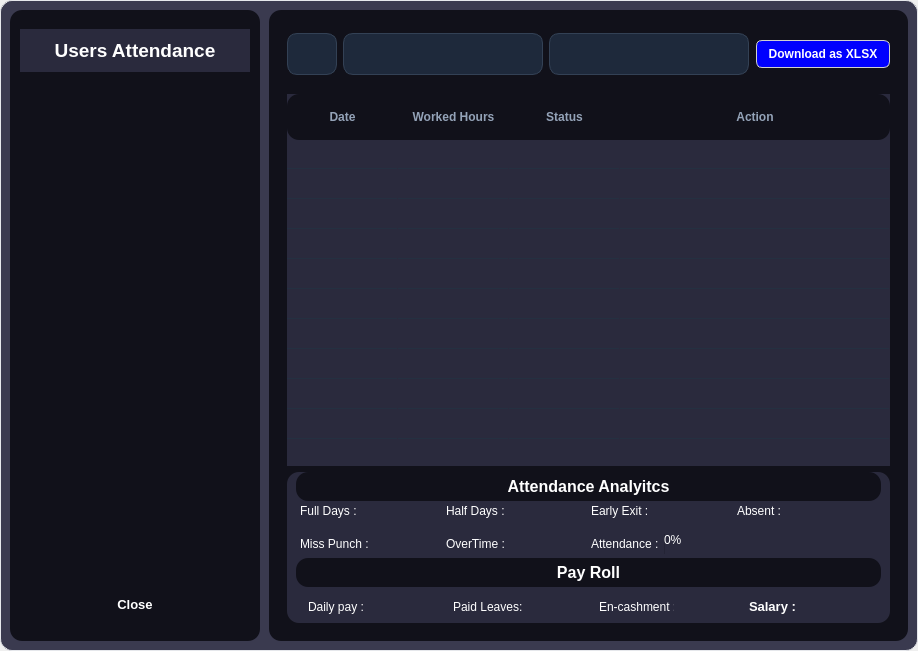
<?xml version="1.0" encoding="UTF-8"?>
<ui version="4.0">
 <class>user_root</class>
 <widget class="QWidget" name="user_root">
  <property name="enabled">
   <bool>true</bool>
  </property>
  <property name="geometry">
   <rect>
    <x>0</x>
    <y>0</y>
    <width>918</width>
    <height>651</height>
   </rect>
  </property>
  <property name="sizePolicy">
   <sizepolicy hsizetype="Expanding" vsizetype="Expanding">
    <horstretch>0</horstretch>
    <verstretch>0</verstretch>
   </sizepolicy>
  </property>
  <property name="maximumSize">
   <size>
    <width>16777215</width>
    <height>16777215</height>
   </size>
  </property>
  <property name="windowTitle">
   <string>Attendance </string>
  </property>
  <property name="windowIcon">
   <iconset>
    <normaloff>flip_to_front_60dp_75FB4C_FILL0_wght100_GRAD200_opsz48.png</normaloff>flip_to_front_60dp_75FB4C_FILL0_wght100_GRAD200_opsz48.png</iconset>
  </property>
  <property name="styleSheet">
   <string notr="true">
QLineEdit {
    background-color: #3a3a4f;
    border: 1px solid #555;
    border-radius: 6px;
    padding: 0px;
    color: white;
}

QLineEdit:focus {
    border: 1px solid #4da3ff;
}

QPushButton {
    background-color: #4da3ff;
    border-radius: 6px;
    padding: 8px;
    font-weight: bold;
    color: white;
}

QPushButton:hover {
    background-color: #6db5ff;
}

QPushButton:pressed {
    background-color: #2d7fd3;
}

</string>
  </property>
  <layout class="QHBoxLayout" name="horizontalLayout">
   <property name="spacing">
    <number>0</number>
   </property>
   <property name="leftMargin">
    <number>0</number>
   </property>
   <property name="topMargin">
    <number>0</number>
   </property>
   <property name="rightMargin">
    <number>0</number>
   </property>
   <property name="bottomMargin">
    <number>0</number>
   </property>
   <item>
    <widget class="QFrame" name="frame">
     <property name="sizePolicy">
      <sizepolicy hsizetype="Expanding" vsizetype="Expanding">
       <horstretch>0</horstretch>
       <verstretch>0</verstretch>
      </sizepolicy>
     </property>
     <property name="styleSheet">
      <string notr="true">
background-color: #3a3a4f;
    border-radius: 12px;
    border: 1px solid #E5E7EB;

</string>
     </property>
     <property name="frameShape">
      <enum>QFrame::StyledPanel</enum>
     </property>
     <property name="frameShadow">
      <enum>QFrame::Raised</enum>
     </property>
     <layout class="QHBoxLayout" name="horizontalLayout_5" stretch="0">
      <property name="spacing">
       <number>9</number>
      </property>
      <property name="leftMargin">
       <number>9</number>
      </property>
      <property name="topMargin">
       <number>9</number>
      </property>
      <property name="rightMargin">
       <number>9</number>
      </property>
      <property name="bottomMargin">
       <number>9</number>
      </property>
      <item>
       <layout class="QHBoxLayout" name="horizontalLayout_4">
        <item>
         <widget class="QFrame" name="sidebar">
          <property name="minimumSize">
           <size>
            <width>250</width>
            <height>0</height>
           </size>
          </property>
          <property name="maximumSize">
           <size>
            <width>250</width>
            <height>16777215</height>
           </size>
          </property>
          <property name="styleSheet">
           <string notr="true">
       background-color: #11111a;
       color: white;
       padding: 10px;
border :1px;
      </string>
          </property>
          <layout class="QVBoxLayout" name="verticalLayout_2">
           <property name="leftMargin">
            <number>0</number>
           </property>
           <property name="rightMargin">
            <number>0</number>
           </property>
           <item>
            <widget class="QLabel" name="app_name">
             <property name="styleSheet">
              <string notr="true">
          font-size: 14pt;
          font-weight: bold;
          border-color : #11111a;
border-radius : 0px;

 background-color: #2a2a3d;
         </string>
             </property>
             <property name="text">
              <string>Users Attendance</string>
             </property>
             <property name="alignment">
              <set>Qt::AlignCenter</set>
             </property>
            </widget>
           </item>
           <item>
            <widget class="QScrollArea" name="scrollArea">
             <property name="enabled">
              <bool>true</bool>
             </property>
             <property name="styleSheet">
              <string notr="true">border-color : #11111a;
background-color: #11111a;
padding-0px;
</string>
             </property>
             <property name="widgetResizable">
              <bool>true</bool>
             </property>
             <property name="alignment">
              <set>Qt::AlignLeading|Qt::AlignLeft|Qt::AlignTop</set>
             </property>
             <widget class="QWidget" name="scrollAreaWidgetContents">
              <property name="geometry">
               <rect>
                <x>0</x>
                <y>0</y>
                <width>210</width>
                <height>475</height>
               </rect>
              </property>
              <property name="styleSheet">
               <string notr="true">QRadioButton {
    background-color: #11111a;
    color: #CBD5E1;
    spacing: 12px;
    padding: 12px 14px;
    border-radius: 10px;
    font-size: 13px;
    font-weight: 500;
}

QRadioButton:hover {
    background-color: #1E293B;
    color: white;
}
QRadioButton:checked {
    background-color: #1E293B;
    color: white;
}

QRadioButton::indicator {
    width: 8px;
    height: 8px;
    border-radius: 8px;
    border: 2px solid #black;
    background-color: transparent;
}

QRadioButton::indicator:checked {
background-color: #22C55E;
border: 2px solid #86EFAC;
border-radius: 6px;
}

QRadioButton::indicator:hover {
    border: 2px solid #818CF8;
}</string>
              </property>
              <layout class="QVBoxLayout" name="verticalLayout">
               <item>
                <spacer name="verticalSpacer">
                 <property name="orientation">
                  <enum>Qt::Vertical</enum>
                 </property>
                 <property name="sizeHint" stdset="0">
                  <size>
                   <width>20</width>
                   <height>40</height>
                  </size>
                 </property>
                </spacer>
               </item>
              </layout>
             </widget>
            </widget>
           </item>
           <item>
            <widget class="QPushButton" name="btn_cancel">
             <property name="styleSheet">
              <string notr="true">        
QPushButton {
    background-color: #11111a;
    color: white;
    border: none;
    border-radius: 8px;
    padding: 10px 16px;
    font-size: 13px;
    font-weight: 600;
}

QPushButton:hover {
    background-color: #B91C1C;
}

QPushButton:pressed {
    background-color: #991B1B;
}
</string>
             </property>
             <property name="text">
              <string>Close</string>
             </property>
            </widget>
           </item>
          </layout>
         </widget>
        </item>
        <item>
         <widget class="QFrame" name="frame_3">
          <property name="styleSheet">
           <string notr="true">  background-color: #11111a;
       color: white;
border :1px;</string>
          </property>
          <property name="frameShape">
           <enum>QFrame::StyledPanel</enum>
          </property>
          <property name="frameShadow">
           <enum>QFrame::Raised</enum>
          </property>
          <layout class="QVBoxLayout" name="verticalLayout_3">
           <item>
            <widget class="QFrame" name="frame_2">
             <property name="minimumSize">
              <size>
               <width>0</width>
               <height>60</height>
              </size>
             </property>
             <property name="maximumSize">
              <size>
               <width>16777215</width>
               <height>50</height>
              </size>
             </property>
             <property name="styleSheet">
              <string notr="true">QFrame {
border-color : #11111a;
}
QLabel {
    background-color: #1E293B;
    border: 1px solid #334155;
    border-radius: 10px;
    padding: 10px 14px;
    color: white;
}

QLabel:focus {
    border: 1px solid #6366F1;
}
</string>
             </property>
             <property name="frameShape">
              <enum>QFrame::StyledPanel</enum>
             </property>
             <property name="frameShadow">
              <enum>QFrame::Raised</enum>
             </property>
             <layout class="QHBoxLayout" name="horizontalLayout_2">
              <item>
               <widget class="QLabel" name="user_id">
                <property name="minimumSize">
                 <size>
                  <width>50</width>
                  <height>0</height>
                 </size>
                </property>
                <property name="font">
                 <font>
                  <pointsize>12</pointsize>
                  <bold>true</bold>
                 </font>
                </property>
                <property name="styleSheet">
                 <string notr="true">border-0px;</string>
                </property>
                <property name="text">
                 <string/>
                </property>
               </widget>
              </item>
              <item>
               <widget class="QLabel" name="user_name">
                <property name="minimumSize">
                 <size>
                  <width>200</width>
                  <height>0</height>
                 </size>
                </property>
                <property name="font">
                 <font>
                  <pointsize>12</pointsize>
                  <bold>true</bold>
                 </font>
                </property>
                <property name="text">
                 <string/>
                </property>
               </widget>
              </item>
              <item>
               <widget class="QLabel" name="from_to">
                <property name="minimumSize">
                 <size>
                  <width>200</width>
                  <height>0</height>
                 </size>
                </property>
                <property name="font">
                 <font>
                  <pointsize>10</pointsize>
                 </font>
                </property>
                <property name="text">
                 <string/>
                </property>
               </widget>
              </item>
              <item>
               <spacer name="horizontalSpacer">
                <property name="orientation">
                 <enum>Qt::Horizontal</enum>
                </property>
                <property name="sizeHint" stdset="0">
                 <size>
                  <width>2</width>
                  <height>17</height>
                 </size>
                </property>
               </spacer>
              </item>
              <item>
               <widget class="QPushButton" name="Save_button">
                <property name="minimumSize">
                 <size>
                  <width>130</width>
                  <height>0</height>
                 </size>
                </property>
                <property name="styleSheet">
                 <string notr="true">QPushButton {
	background-color: blue;
    border: 1px solid #d0d0d0;
    color: #555;
    border-radius: 6px;
    padding: 6px 12px;
	color : white;
    
}

QPushButton:hover {
   
    border: 1px solid #c0c0c0;
	 background-color: lightgreen;
	color : black;
}

QPushButton:pressed {
    background-color: #dcdcdc;
}

</string>
                </property>
                <property name="text">
                 <string>Download as XLSX</string>
                </property>
               </widget>
              </item>
             </layout>
            </widget>
           </item>
           <item>
            <widget class="QScrollArea" name="scrollArea_2">
             <property name="widgetResizable">
              <bool>true</bool>
             </property>
             <widget class="QWidget" name="scrollAreaWidgetContents_2">
              <property name="geometry">
               <rect>
                <x>0</x>
                <y>0</y>
                <width>622</width>
                <height>545</height>
               </rect>
              </property>
              <layout class="QVBoxLayout" name="verticalLayout_5">
               <item>
                <widget class="QTableWidget" name="attendance_table">
                 <property name="styleSheet">
                  <string notr="true">
QTableWidget {
     background-color: #2a2a3d;
    alternate-background-color: #243041;
    color: #E5E7EB;
    border-radius : 0px;
    gridline-color: transparent;
    selection-background-color: #4F46E5;
    selection-color: white;
    font-size: 13px;
}

QTableWidget::item {
    padding: 12px;
    border-bottom: 1px solid #243041;
}

QTableWidget::item:hover {
    border-color: red;
}

QHeaderView::section {
    background-color: transparent;
    color: #94A3B8;
    padding: 14px;
    border-radius :0px;
    font-size: 12px;
    font-weight: 600;
}

QTableCornerButton::section {
    background: transparent;
    border: none;
}

QTableWidget:focus {
    outline: none;
}

QTableWidget::item:selected {
    background-color: #312E81;
    color: white;
}

</string>
                 </property>
                 <property name="verticalScrollBarPolicy">
                  <enum>Qt::ScrollBarAlwaysOff</enum>
                 </property>
                 <property name="sizeAdjustPolicy">
                  <enum>QAbstractScrollArea::AdjustToContents</enum>
                 </property>
                 <property name="autoScroll">
                  <bool>false</bool>
                 </property>
                 <property name="selectionBehavior">
                  <enum>QAbstractItemView::SelectRows</enum>
                 </property>
                 <property name="sortingEnabled">
                  <bool>true</bool>
                 </property>
                 <property name="rowCount">
                  <number>100</number>
                 </property>
                 <property name="columnCount">
                  <number>4</number>
                 </property>
                 <attribute name="horizontalHeaderVisible">
                  <bool>true</bool>
                 </attribute>
                 <attribute name="horizontalHeaderCascadingSectionResizes">
                  <bool>false</bool>
                 </attribute>
                 <attribute name="horizontalHeaderMinimumSectionSize">
                  <number>40</number>
                 </attribute>
                 <attribute name="horizontalHeaderDefaultSectionSize">
                  <number>111</number>
                 </attribute>
                 <attribute name="horizontalHeaderStretchLastSection">
                  <bool>true</bool>
                 </attribute>
                 <attribute name="verticalHeaderVisible">
                  <bool>false</bool>
                 </attribute>
                 <attribute name="verticalHeaderStretchLastSection">
                  <bool>false</bool>
                 </attribute>
                 <row/>
                 <row/>
                 <row/>
                 <row/>
                 <row/>
                 <row/>
                 <row/>
                 <row/>
                 <row/>
                 <row/>
                 <row/>
                 <row/>
                 <row/>
                 <row/>
                 <row/>
                 <row/>
                 <row/>
                 <row/>
                 <row/>
                 <row/>
                 <row/>
                 <row/>
                 <row/>
                 <row/>
                 <row/>
                 <row/>
                 <row/>
                 <row/>
                 <row/>
                 <row/>
                 <row/>
                 <row/>
                 <row/>
                 <row/>
                 <row/>
                 <row/>
                 <row/>
                 <row/>
                 <row/>
                 <row/>
                 <row/>
                 <row/>
                 <row/>
                 <row/>
                 <row/>
                 <row/>
                 <row/>
                 <row/>
                 <row/>
                 <row/>
                 <row/>
                 <row/>
                 <row/>
                 <row/>
                 <row/>
                 <row/>
                 <row/>
                 <row/>
                 <row/>
                 <row/>
                 <row/>
                 <row/>
                 <row/>
                 <row/>
                 <row/>
                 <row/>
                 <row/>
                 <row/>
                 <row/>
                 <row/>
                 <row/>
                 <row/>
                 <row/>
                 <row/>
                 <row/>
                 <row/>
                 <row/>
                 <row/>
                 <row/>
                 <row/>
                 <row/>
                 <row/>
                 <row/>
                 <row/>
                 <row/>
                 <row/>
                 <row/>
                 <row/>
                 <row/>
                 <row/>
                 <row/>
                 <row/>
                 <row/>
                 <row/>
                 <row/>
                 <row/>
                 <row/>
                 <row/>
                 <row/>
                 <row/>
                 <column>
                  <property name="text">
                   <string>Date</string>
                  </property>
                 </column>
                 <column>
                  <property name="text">
                   <string>Worked Hours</string>
                  </property>
                 </column>
                 <column>
                  <property name="text">
                   <string>Status</string>
                  </property>
                 </column>
                 <column>
                  <property name="text">
                   <string>Action</string>
                  </property>
                 </column>
                </widget>
               </item>
               <item>
                <spacer name="verticalSpacer_2">
                 <property name="orientation">
                  <enum>Qt::Vertical</enum>
                 </property>
                 <property name="sizeHint" stdset="0">
                  <size>
                   <width>20</width>
                   <height>40</height>
                  </size>
                 </property>
                </spacer>
               </item>
               <item>
                <widget class="QFrame" name="overview">
                 <property name="minimumSize">
                  <size>
                   <width>0</width>
                   <height>151</height>
                  </size>
                 </property>
                 <property name="maximumSize">
                  <size>
                   <width>16777215</width>
                   <height>150</height>
                  </size>
                 </property>
                 <property name="styleSheet">
                  <string notr="true">border : none;
 background-color: #2a2a3d;</string>
                 </property>
                 <property name="frameShape">
                  <enum>QFrame::StyledPanel</enum>
                 </property>
                 <property name="frameShadow">
                  <enum>QFrame::Raised</enum>
                 </property>
                 <layout class="QVBoxLayout" name="verticalLayout_4">
                  <property name="spacing">
                   <number>3</number>
                  </property>
                  <property name="topMargin">
                   <number>0</number>
                  </property>
                  <property name="bottomMargin">
                   <number>0</number>
                  </property>
                  <item>
                   <widget class="QLabel" name="label_20">
                    <property name="maximumSize">
                     <size>
                      <width>16777215</width>
                      <height>40</height>
                     </size>
                    </property>
                    <property name="font">
                     <font>
                      <pointsize>12</pointsize>
                      <bold>true</bold>
                     </font>
                    </property>
                    <property name="layoutDirection">
                     <enum>Qt::LeftToRight</enum>
                    </property>
                    <property name="styleSheet">
                     <string notr="true">background-color :#11111a;</string>
                    </property>
                    <property name="text">
                     <string>Attendance Analyitcs</string>
                    </property>
                    <property name="alignment">
                     <set>Qt::AlignCenter</set>
                    </property>
                   </widget>
                  </item>
                  <item>
                   <widget class="QFrame" name="frame_4">
                    <property name="frameShape">
                     <enum>QFrame::StyledPanel</enum>
                    </property>
                    <property name="frameShadow">
                     <enum>QFrame::Raised</enum>
                    </property>
                    <layout class="QGridLayout" name="gridLayout">
                     <property name="leftMargin">
                      <number>4</number>
                     </property>
                     <property name="topMargin">
                      <number>0</number>
                     </property>
                     <property name="rightMargin">
                      <number>0</number>
                     </property>
                     <property name="bottomMargin">
                      <number>0</number>
                     </property>
                     <property name="horizontalSpacing">
                      <number>1</number>
                     </property>
                     <property name="verticalSpacing">
                      <number>15</number>
                     </property>
                     <item row="0" column="0">
                      <widget class="QLabel" name="label_9">
                       <property name="minimumSize">
                        <size>
                         <width>0</width>
                         <height>0</height>
                        </size>
                       </property>
                       <property name="maximumSize">
                        <size>
                         <width>16777215</width>
                         <height>16777215</height>
                        </size>
                       </property>
                       <property name="text">
                        <string>Full Days :</string>
                       </property>
                       <property name="alignment">
                        <set>Qt::AlignLeading|Qt::AlignLeft|Qt::AlignVCenter</set>
                       </property>
                      </widget>
                     </item>
                     <item row="0" column="1">
                      <widget class="QLabel" name="present_days">
                       <property name="minimumSize">
                        <size>
                         <width>0</width>
                         <height>0</height>
                        </size>
                       </property>
                       <property name="maximumSize">
                        <size>
                         <width>16777215</width>
                         <height>16777215</height>
                        </size>
                       </property>
                       <property name="text">
                        <string/>
                       </property>
                       <property name="alignment">
                        <set>Qt::AlignLeading|Qt::AlignLeft|Qt::AlignVCenter</set>
                       </property>
                      </widget>
                     </item>
                     <item row="0" column="2">
                      <widget class="QLabel" name="label_8">
                       <property name="minimumSize">
                        <size>
                         <width>0</width>
                         <height>0</height>
                        </size>
                       </property>
                       <property name="maximumSize">
                        <size>
                         <width>16777215</width>
                         <height>16777215</height>
                        </size>
                       </property>
                       <property name="text">
                        <string>Half Days :</string>
                       </property>
                       <property name="alignment">
                        <set>Qt::AlignLeading|Qt::AlignLeft|Qt::AlignVCenter</set>
                       </property>
                      </widget>
                     </item>
                     <item row="0" column="4">
                      <widget class="QLabel" name="half_days">
                       <property name="minimumSize">
                        <size>
                         <width>0</width>
                         <height>0</height>
                        </size>
                       </property>
                       <property name="maximumSize">
                        <size>
                         <width>16777215</width>
                         <height>16777215</height>
                        </size>
                       </property>
                       <property name="text">
                        <string/>
                       </property>
                       <property name="alignment">
                        <set>Qt::AlignLeading|Qt::AlignLeft|Qt::AlignVCenter</set>
                       </property>
                      </widget>
                     </item>
                     <item row="0" column="5">
                      <widget class="QLabel" name="label_5">
                       <property name="minimumSize">
                        <size>
                         <width>0</width>
                         <height>0</height>
                        </size>
                       </property>
                       <property name="maximumSize">
                        <size>
                         <width>16777215</width>
                         <height>16777215</height>
                        </size>
                       </property>
                       <property name="text">
                        <string>Early Exit :</string>
                       </property>
                       <property name="alignment">
                        <set>Qt::AlignLeading|Qt::AlignLeft|Qt::AlignVCenter</set>
                       </property>
                      </widget>
                     </item>
                     <item row="0" column="6">
                      <widget class="QLabel" name="early_exit">
                       <property name="minimumSize">
                        <size>
                         <width>0</width>
                         <height>0</height>
                        </size>
                       </property>
                       <property name="maximumSize">
                        <size>
                         <width>16777215</width>
                         <height>16777215</height>
                        </size>
                       </property>
                       <property name="text">
                        <string/>
                       </property>
                       <property name="alignment">
                        <set>Qt::AlignLeading|Qt::AlignLeft|Qt::AlignVCenter</set>
                       </property>
                      </widget>
                     </item>
                     <item row="1" column="0">
                      <widget class="QLabel" name="label_24">
                       <property name="minimumSize">
                        <size>
                         <width>0</width>
                         <height>0</height>
                        </size>
                       </property>
                       <property name="maximumSize">
                        <size>
                         <width>16777215</width>
                         <height>16777215</height>
                        </size>
                       </property>
                       <property name="text">
                        <string>Miss Punch :</string>
                       </property>
                       <property name="alignment">
                        <set>Qt::AlignLeading|Qt::AlignLeft|Qt::AlignVCenter</set>
                       </property>
                      </widget>
                     </item>
                     <item row="0" column="7">
                      <widget class="QLabel" name="label_25">
                       <property name="minimumSize">
                        <size>
                         <width>0</width>
                         <height>0</height>
                        </size>
                       </property>
                       <property name="maximumSize">
                        <size>
                         <width>16777215</width>
                         <height>16777215</height>
                        </size>
                       </property>
                       <property name="text">
                        <string>Absent :</string>
                       </property>
                       <property name="alignment">
                        <set>Qt::AlignLeading|Qt::AlignLeft|Qt::AlignVCenter</set>
                       </property>
                      </widget>
                     </item>
                     <item row="0" column="8">
                      <widget class="QLabel" name="absent">
                       <property name="minimumSize">
                        <size>
                         <width>0</width>
                         <height>0</height>
                        </size>
                       </property>
                       <property name="maximumSize">
                        <size>
                         <width>16777215</width>
                         <height>16777215</height>
                        </size>
                       </property>
                       <property name="text">
                        <string/>
                       </property>
                      </widget>
                     </item>
                     <item row="1" column="1">
                      <widget class="QLabel" name="miss_punch">
                       <property name="minimumSize">
                        <size>
                         <width>0</width>
                         <height>0</height>
                        </size>
                       </property>
                       <property name="maximumSize">
                        <size>
                         <width>16777215</width>
                         <height>16777215</height>
                        </size>
                       </property>
                       <property name="text">
                        <string/>
                       </property>
                       <property name="alignment">
                        <set>Qt::AlignLeading|Qt::AlignLeft|Qt::AlignVCenter</set>
                       </property>
                      </widget>
                     </item>
                     <item row="1" column="2">
                      <widget class="QLabel" name="label_10">
                       <property name="minimumSize">
                        <size>
                         <width>0</width>
                         <height>0</height>
                        </size>
                       </property>
                       <property name="maximumSize">
                        <size>
                         <width>16777215</width>
                         <height>16777215</height>
                        </size>
                       </property>
                       <property name="text">
                        <string>OverTime :</string>
                       </property>
                       <property name="alignment">
                        <set>Qt::AlignLeading|Qt::AlignLeft|Qt::AlignVCenter</set>
                       </property>
                      </widget>
                     </item>
                     <item row="1" column="5">
                      <widget class="QLabel" name="label_26">
                       <property name="minimumSize">
                        <size>
                         <width>0</width>
                         <height>0</height>
                        </size>
                       </property>
                       <property name="maximumSize">
                        <size>
                         <width>16777215</width>
                         <height>16777215</height>
                        </size>
                       </property>
                       <property name="text">
                        <string>Attendance :</string>
                       </property>
                       <property name="alignment">
                        <set>Qt::AlignLeading|Qt::AlignLeft|Qt::AlignVCenter</set>
                       </property>
                      </widget>
                     </item>
                     <item row="1" column="6" colspan="3">
                      <widget class="QProgressBar" name="attendance_persentage">
                       <property name="minimumSize">
                        <size>
                         <width>0</width>
                         <height>0</height>
                        </size>
                       </property>
                       <property name="maximumSize">
                        <size>
                         <width>16777215</width>
                         <height>16777215</height>
                        </size>
                       </property>
                       <property name="styleSheet">
                        <string notr="true">border : 10px;</string>
                       </property>
                       <property name="value">
                        <number>0</number>
                       </property>
                       <property name="textVisible">
                        <bool>true</bool>
                       </property>
                       <property name="orientation">
                        <enum>Qt::Horizontal</enum>
                       </property>
                       <property name="invertedAppearance">
                        <bool>false</bool>
                       </property>
                       <property name="textDirection">
                        <enum>QProgressBar::BottomToTop</enum>
                       </property>
                      </widget>
                     </item>
                     <item row="1" column="4">
                      <widget class="QLabel" name="over_time">
                       <property name="minimumSize">
                        <size>
                         <width>0</width>
                         <height>0</height>
                        </size>
                       </property>
                       <property name="maximumSize">
                        <size>
                         <width>16777215</width>
                         <height>16777215</height>
                        </size>
                       </property>
                       <property name="text">
                        <string/>
                       </property>
                       <property name="alignment">
                        <set>Qt::AlignLeading|Qt::AlignLeft|Qt::AlignVCenter</set>
                       </property>
                      </widget>
                     </item>
                    </layout>
                   </widget>
                  </item>
                  <item>
                   <widget class="QLabel" name="lab_payroll">
                    <property name="maximumSize">
                     <size>
                      <width>16777215</width>
                      <height>40</height>
                     </size>
                    </property>
                    <property name="font">
                     <font>
                      <pointsize>12</pointsize>
                      <bold>true</bold>
                     </font>
                    </property>
                    <property name="layoutDirection">
                     <enum>Qt::LeftToRight</enum>
                    </property>
                    <property name="styleSheet">
                     <string notr="true">background-color : #11111a;</string>
                    </property>
                    <property name="text">
                     <string>Pay Roll</string>
                    </property>
                    <property name="alignment">
                     <set>Qt::AlignCenter</set>
                    </property>
                   </widget>
                  </item>
                  <item>
                   <widget class="QFrame" name="payroll_frame">
                    <property name="frameShape">
                     <enum>QFrame::StyledPanel</enum>
                    </property>
                    <property name="frameShadow">
                     <enum>QFrame::Raised</enum>
                    </property>
                    <layout class="QHBoxLayout" name="horizontalLayout_6">
                     <property name="spacing">
                      <number>3</number>
                     </property>
                     <property name="leftMargin">
                      <number>12</number>
                     </property>
                     <property name="rightMargin">
                      <number>0</number>
                     </property>
                     <item>
                      <widget class="QLabel" name="label_12">
                       <property name="maximumSize">
                        <size>
                         <width>80</width>
                         <height>16777215</height>
                        </size>
                       </property>
                       <property name="text">
                        <string>Daily pay :</string>
                       </property>
                       <property name="alignment">
                        <set>Qt::AlignLeading|Qt::AlignLeft|Qt::AlignVCenter</set>
                       </property>
                      </widget>
                     </item>
                     <item>
                      <widget class="QLabel" name="daily_pay">
                       <property name="text">
                        <string/>
                       </property>
                       <property name="alignment">
                        <set>Qt::AlignLeading|Qt::AlignLeft|Qt::AlignVCenter</set>
                       </property>
                      </widget>
                     </item>
                     <item>
                      <widget class="QLabel" name="label_14">
                       <property name="maximumSize">
                        <size>
                         <width>73</width>
                         <height>16777215</height>
                        </size>
                       </property>
                       <property name="text">
                        <string>Paid Leaves:</string>
                       </property>
                       <property name="alignment">
                        <set>Qt::AlignLeading|Qt::AlignLeft|Qt::AlignVCenter</set>
                       </property>
                      </widget>
                     </item>
                     <item>
                      <widget class="QLabel" name="paid_leaves">
                       <property name="text">
                        <string/>
                       </property>
                       <property name="alignment">
                        <set>Qt::AlignLeading|Qt::AlignLeft|Qt::AlignVCenter</set>
                       </property>
                      </widget>
                     </item>
                     <item>
                      <widget class="QLabel" name="label_16">
                       <property name="minimumSize">
                        <size>
                         <width>75</width>
                         <height>0</height>
                        </size>
                       </property>
                       <property name="maximumSize">
                        <size>
                         <width>61</width>
                         <height>16777215</height>
                        </size>
                       </property>
                       <property name="whatsThis">
                        <string comment="Leave Encashment" extracomment="Leave Encashment">Leave Encashment</string>
                       </property>
                       <property name="text">
                        <string>En-cashment :</string>
                       </property>
                       <property name="alignment">
                        <set>Qt::AlignLeading|Qt::AlignLeft|Qt::AlignVCenter</set>
                       </property>
                      </widget>
                     </item>
                     <item>
                      <widget class="QLabel" name="encashment">
                       <property name="whatsThis">
                        <string comment="Leave Encashment" extracomment="Leave Encashment">Leave Encashment</string>
                       </property>
                       <property name="text">
                        <string/>
                       </property>
                       <property name="alignment">
                        <set>Qt::AlignLeading|Qt::AlignLeft|Qt::AlignVCenter</set>
                       </property>
                      </widget>
                     </item>
                     <item>
                      <widget class="QLabel" name="label_18">
                       <property name="maximumSize">
                        <size>
                         <width>59</width>
                         <height>16777215</height>
                        </size>
                       </property>
                       <property name="font">
                        <font>
                         <pointsize>10</pointsize>
                         <bold>true</bold>
                        </font>
                       </property>
                       <property name="text">
                        <string>Salary :</string>
                       </property>
                       <property name="alignment">
                        <set>Qt::AlignLeading|Qt::AlignLeft|Qt::AlignVCenter</set>
                       </property>
                      </widget>
                     </item>
                     <item>
                      <widget class="QLabel" name="salary">
                       <property name="font">
                        <font>
                         <pointsize>10</pointsize>
                         <bold>true</bold>
                        </font>
                       </property>
                       <property name="text">
                        <string/>
                       </property>
                       <property name="alignment">
                        <set>Qt::AlignLeading|Qt::AlignLeft|Qt::AlignVCenter</set>
                       </property>
                      </widget>
                     </item>
                    </layout>
                   </widget>
                  </item>
                 </layout>
                </widget>
               </item>
              </layout>
             </widget>
            </widget>
           </item>
          </layout>
         </widget>
        </item>
       </layout>
      </item>
     </layout>
    </widget>
   </item>
  </layout>
 </widget>
 <resources/>
 <connections/>
</ui>
